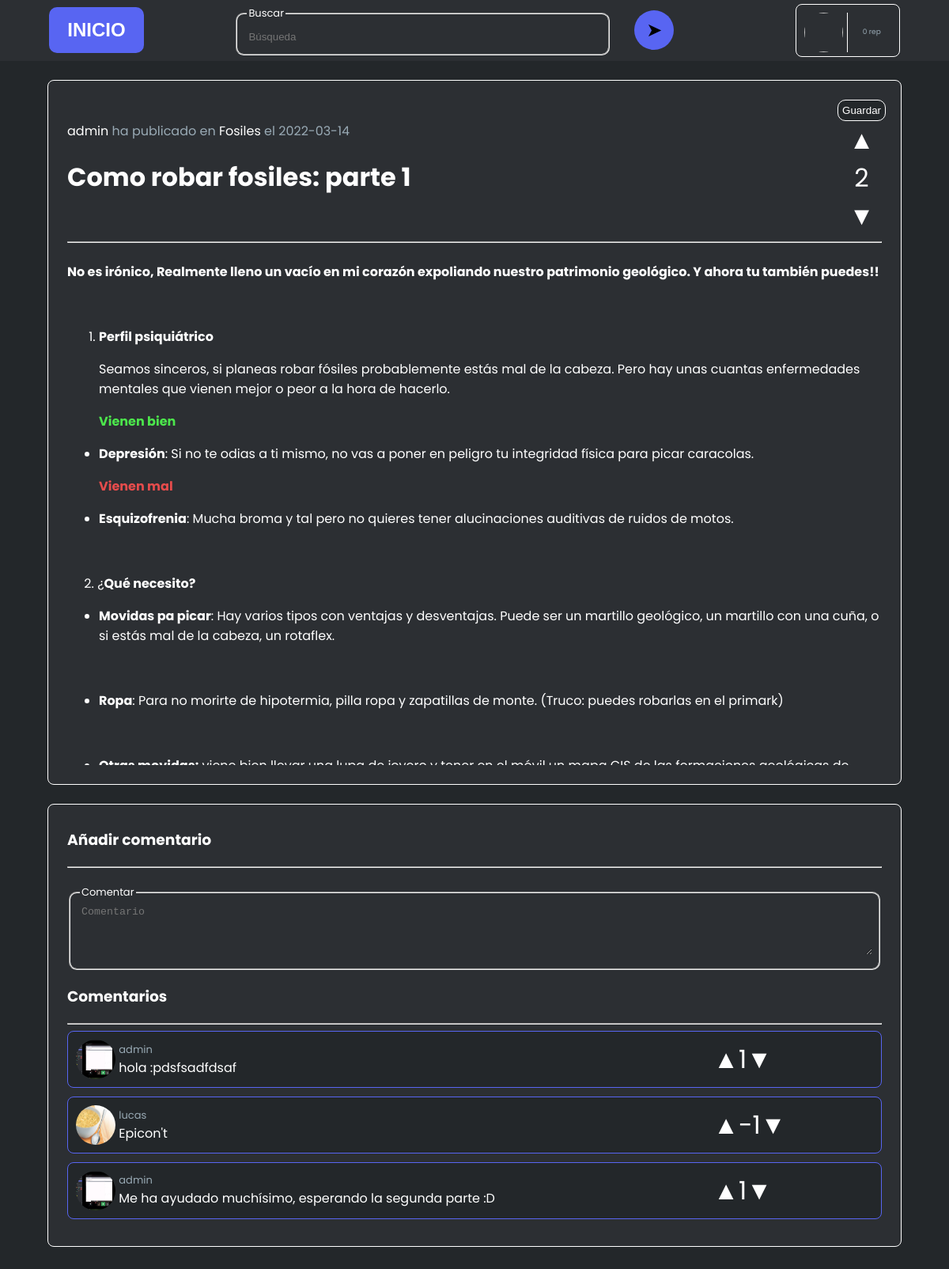
Before: /sitio/art/index.php?id=9 with the older database file.
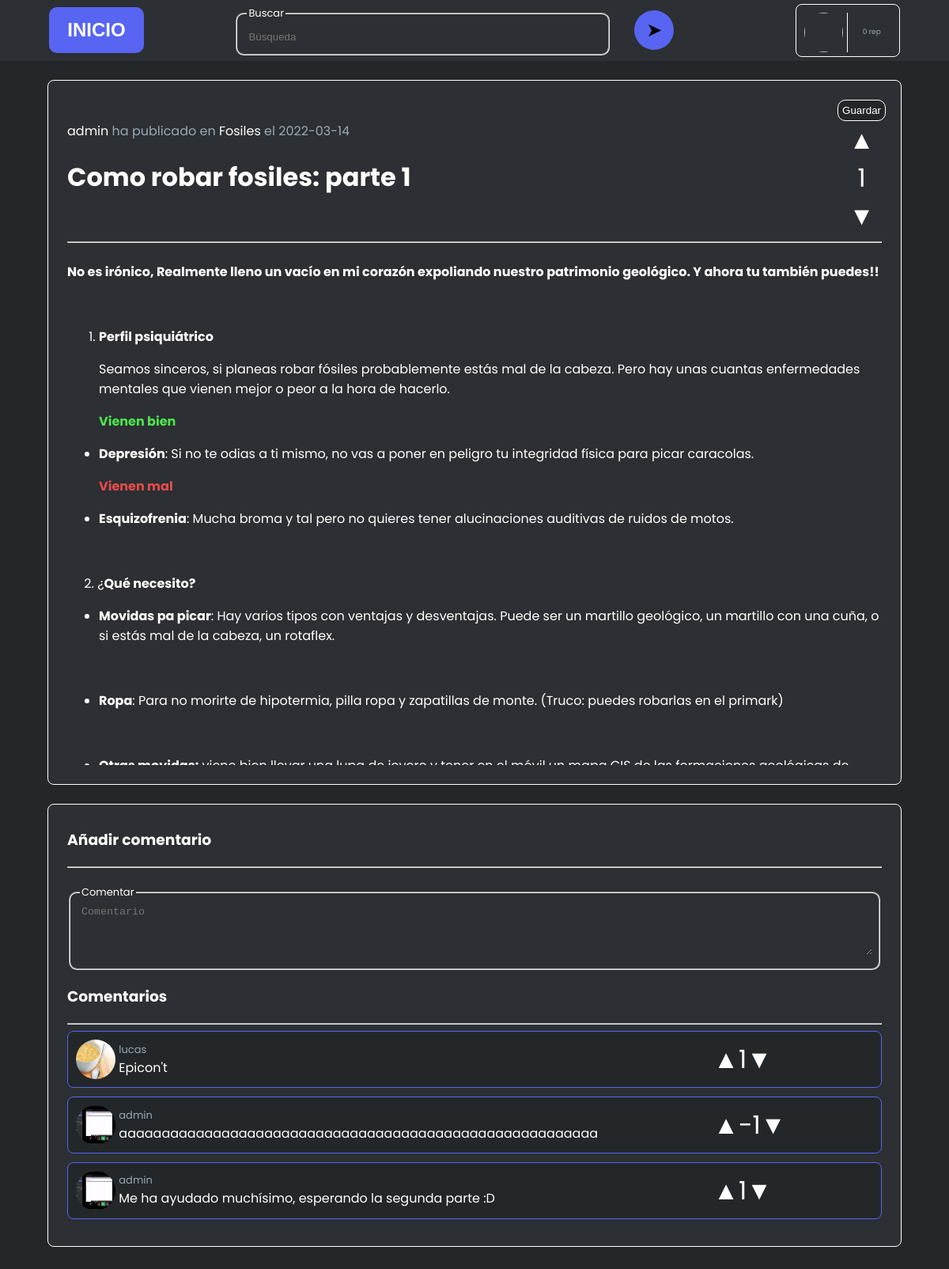
After: the same page with the newer database file.
### tables this page shows
CREATE TABLE `comentarios` (
  `id` int(11) NOT NULL AUTO_INCREMENT,
  `comentador` varchar(16) DEFAULT NULL,
  `articulo` int(11) DEFAULT NULL,
  `contenido` text DEFAULT NULL,
  `fecha_publicacion` date DEFAULT current_timestamp(),
  PRIMARY KEY (`id`),
  KEY `comentador` (`comentador`),
  KEY `articulo` (`articulo`),
  CONSTRAINT `comentarios_ibfk_1` FOREIGN KEY (`comentador`) REFERENCES `usuarios` (`alias`) ON DELETE CASCADE,
  CONSTRAINT `comentarios_ibfk_2` FOREIGN KEY (`articulo`) REFERENCES `articulos` (`id`) ON DELETE CASCADE
);

### sitio/art/index.php (the view, shortened to what the changed rows need)
<!DOCTYPE html><html lang="es">
<head>
    <link rel="stylesheet" href="resources/styles.css">
    <?php
        require_once("../../conexion/utils.php");
        if(!isset($con)) $con = new mysqli("localhost", "root", "", "Scope");
        $resArt = $con->query("SELECT * FROM articulos WHERE id = ".$_GET['id']);
        $articulo = mysqli_fetch_assoc($resArt);
        $resRep = $con->query("SELECT * FROM votosxarticulos WHERE art=".$_GET['id']);
        $positivos = 0;
        if ($resRep->num_rows > 0) {
            while ($row = mysqli_fetch_assoc($resRep)) $rep[] = $row;
            for ($i = 0; $i < count($rep); $i++){
                if ($rep[$i]['positivo'] == 1) $positivos++;
                else $positivos--;
            }
        }
        $resCom = $con->query("SELECT * FROM comentarios WHERE articulo = ".$_GET['id']." ORDER BY id DESC");
        while ($row = mysqli_fetch_assoc($resCom)) $comentarios[] = $row;
    ?>
</head>
<body>
                <div class="rep"><?php
                    $res = $con->query("SELECT (SELECT COUNT(*) FROM votosxarticulos WHERE art IN (SELECT id FROM articulos WHERE op='".$_SESSION['user']['alias']."') AND positivo=1) - (SELECT COUNT(*) FROM votosxarticulos WHERE art IN (SELECT id FROM articulos WHERE op='".$_SESSION['user']['alias']."') AND positivo=0) as rep");
                ?> rep</div>
    <div id="articulo"
    <?php
        if (isset($voto)){
            if ($voto['positivo'] == 1) echo "class='liked'";
            else echo "class='disliked'";
        }
    ?>>
        <div class="cabecera">
            <div class="izqd">
                <div class="titulo">
                    <h1><?php echo $articulo['titulo']; ?></h1>
                </div>
            </div>
            <div class="drch">
                <button id="guardar" class="btn
                <?php
                    $res = $con->query("SELECT * FROM publicacionesguardadas WHERE alias='".$_SESSION['user']['alias']."' AND art='".$articulo['id']."'");
                    if ($res->num_rows == 0) echo "guardarPub\">Guardar</button>";
                    else echo "guardada\">Guardado</button>";
                ?>
                <div class="like likeA">▲</div>
                <div class="nVotos"><?php echo $positivos; ?></div>
                <div class="dislike dislikeA">▼</div>
            </div>
        </div>
    </div>
    <div class="comentarios">
        <?php
            if($resCom->num_rows < 1) echo "No hay comentarios";
            else{
                for($i = 0; $i < count($comentarios); $i++){
                    $consultaVotos = $con->query("SELECT (SELECT COUNT(*) FROM votosxcomentarios WHERE positivo=1 AND comentario=".$comentarios[$i]['id'].") - (SELECT COUNT(*) FROM votosxcomentarios WHERE positivo=0 AND comentario=".$comentarios[$i]['id'].") AS votos;");
                    $votosComentario = mysqli_fetch_assoc($consultaVotos);
                    echo "
                    <div class='comentario";
                    if (isset($votoCom)){
                        if ($votoCom['positivo'] == 1){
                            echo " liked";
                            unset($votoCom);
                        }
                        else {
                            echo " disliked";
                            unset($votoCom);
                        }
                    }
                    echo "' id='comentario_".$comentarios[$i]['id']."'>
                        <div>
                            <img class='imagen' src='../../resources/img/pfp/";
                            $user = $comentarios[$i]['comentador'];
                            if(file_exists("../../resources/img/pfp/".$user.".jpg")) echo $user.".jpg'/>";
                            else if(file_exists("../../resources/img/pfp/".$user.".jpeg")) echo $user.".jpeg'/>";
                            else if(file_exists("../../resources/img/pfp/".$user.".png")) echo $user.".png'/>";
                            else if(file_exists("../../resources/img/pfp/".$user.".gif")) echo $user.".gif'/>";
                            else echo "(default).jpg'/>";
                            echo "
                            <div class='cuerpo'>
                                <div class='comentador'>".$comentarios[$i]['comentador']."</div>
                                <div class='contenido'>".base64_decode($comentarios[$i]['contenido'])."</div>
                            </div>
                        </div>
                        <div class='votos'>
                            <div class='like likeC'>▲</div>
                            <div class='nVotos'>".$votosComentario['votos']."</div>
                            <div class='dislike dislikeC'>▼</div>
                        </div>";
                    echo "</div>";
                }
            }
        ?>
    </div>
</body>
</html>

Changed rows visible on the page:
removed comentarios: comentador (picture), comentador "admin", contenido "hola :pdsfsadfdsaf", votos "1"
computed for comentarios "Epicon't": votos "-1" → "1"
added comentarios: comentador (picture), comentador "admin", contenido "aaaaaaaaaaaaaaaaaaaaaaaaaaaaaaaaaaaaaaaaaaaaaaaaaaaaaaaa", votos "-1"
Other visible differences:
$positivos: "2" → "1"
